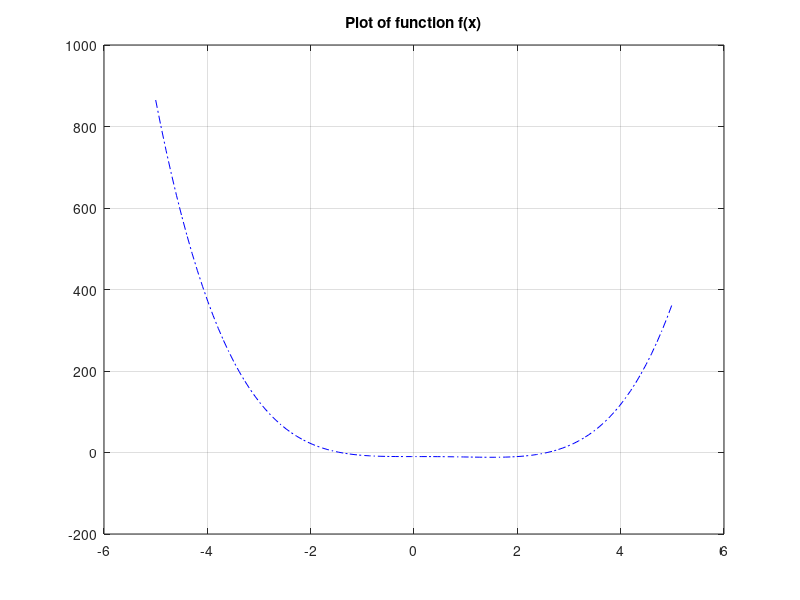

MATLAB code to generate this figure: (Note: this script raises an error after producing the figure.)
% Test Newton's method

% Define function 
f1 = @(x) x.^4 -2*x.^3 -10;

% Define derivative of function
f1diff = @(x) 4*(x.^3) -6*(x.^2);

% plot the function f

xvalues = linspace(-5, 5, 100);
figure,
plot(xvalues, f1(xvalues), 'b-.')
title('Plot of function f(x)')
grid on;

%% Call NewtonVec
x0 = 1;
TOL = 1e-4;

[x, xVec, ErrVec, IterNum] =  NewtonVec(x0, TOL, f1, f1diff); 

IterVec = 0:IterNum;

%plots
figure,
plot(IterVec, xVec, 'r*--')
title('Approximate Values from Newton Method')
xlabel('Iteration Number')
ylabel('Approximate values')
grid on;

figure,
%plot(IterVec, ErrVec, 'bo--')
semilogy(IterVec, ErrVec, 'bo--')
title('Residual from Newton Method')
xlabel('Iteration Number')
ylabel('Residual')
grid on;
